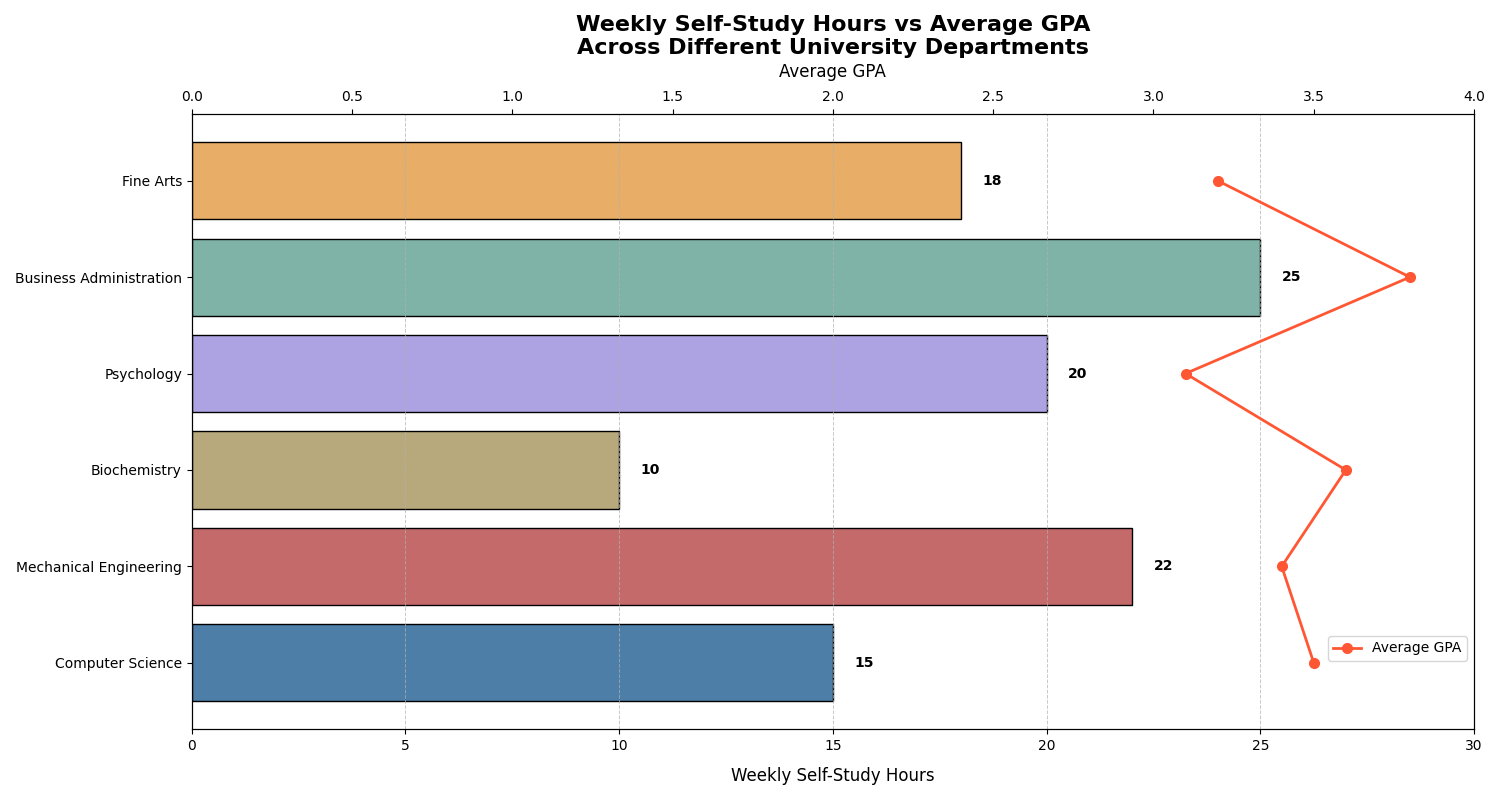

The script that drew this image:
import matplotlib.pyplot as plt
import numpy as np

# Departments, self-study hours, and average GPAs
departments = ['Computer Science', 'Mechanical Engineering', 'Biochemistry', 'Psychology', 'Business Administration', 'Fine Arts']
study_hours = [15, 22, 10, 20, 25, 18]  # Altered study hours order
average_gpas = [3.5, 3.4, 3.6, 3.1, 3.8, 3.2]  # Altered average GPAs order

bar_colors = ['#4D7EA8', '#C46A6A', '#B8A97D', '#ADA3E2', '#7FB3A7', '#E8AE68']
line_color = '#FF5733'

fig, ax1 = plt.subplots(figsize=(15, 8))

bars = ax1.barh(departments, study_hours, color=bar_colors, edgecolor='black')

for bar, hours in zip(bars, study_hours):
    xval = bar.get_width()
    ax1.text(xval + 0.5, bar.get_y() + bar.get_height()/2, str(hours), va='center', ha='left', fontsize=10, fontweight='bold', color='black')

ax2 = ax1.twiny()
ax2.plot(average_gpas, departments, color=line_color, marker='o', linestyle='-', linewidth=2, markersize=7, label='Average GPA')

ax1.set_title('Weekly Self-Study Hours vs Average GPA\nAcross Different University Departments', fontsize=16, fontweight='bold')
ax1.set_xlabel('Weekly Self-Study Hours', fontsize=12, labelpad=10)
ax2.set_xlabel('Average GPA', fontsize=12, labelpad=10)

ax1.set_xlim(0, 30)
ax2.set_xlim(0, 4.0)
ax1.grid(True, which='both', axis='x', linestyle='--', linewidth=0.7, alpha=0.7)

ax2.legend(loc='lower right', bbox_to_anchor=(1, 0.1))

plt.tight_layout()
plt.show()
